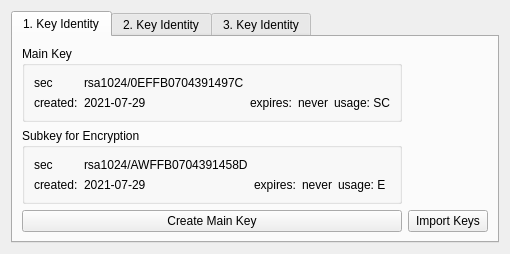
      <widget class="QWidget" name="tab_2">
       <attribute name="title">
        <string>SmartCard Keys</string>
       </attribute>
       <layout class="QVBoxLayout" name="verticalLayout_14">
        <item>
         <layout class="QHBoxLayout" name="horizontalLayout_5">
          <item>
           <widget class="QTabWidget" name="tabWidget_3">
            <property name="currentIndex">
             <number>0</number>
            </property>
            <widget class="QWidget" name="tab_10">
             <attribute name="title">
              <string>1. Key Identity</string>
             </attribute>
             <layout class="QGridLayout" name="gridLayout_12">
              <item row="3" column="1">
               <widget class="QPushButton" name="pushButton_15">
                <property name="text">
                 <string>Import Keys</string>
                </property>
               </widget>
              </item>
              <item row="1" column="0">
               <widget class="QGroupBox" name="groupBox_mainkey">
                <property name="minimumSize">
                 <size>
                  <width>0</width>
                  <height>0</height>
                 </size>
                </property>
                <property name="maximumSize">
                 <size>
                  <width>16777215</width>
                  <height>200</height>
                 </size>
                </property>
                <property name="title">
                 <string>Main Key</string>
                </property>
                <layout class="QGridLayout" name="gridLayout_11">
                 <item row="0" column="0">
                  <widget class="QLabel" name="label">
                   <property name="text">
                    <string>sec</string>
                   </property>
                  </widget>
                 </item>
                 <item row="0" column="1">
                  <widget class="QLabel" name="label_2">
                   <property name="text">
                    <string>rsa1024/0EFFB0704391497C</string>
                   </property>
                  </widget>
                 </item>
                 <item row="1" column="0">
                  <widget class="QLabel" name="label_15">
                   <property name="text">
                    <string>created:</string>
                   </property>
                  </widget>
                 </item>
                 <item row="1" column="1">
                  <widget class="QLabel" name="label_27">
                   <property name="text">
                    <string>2021-07-29</string>
                   </property>
                  </widget>
                 </item>
                 <item row="1" column="2">
                  <widget class="QLabel" name="label_28">
                   <property name="text">
                    <string>expires:</string>
                   </property>
                  </widget>
                 </item>
                 <item row="1" column="3">
                  <widget class="QLabel" name="label_32">
                   <property name="text">
                    <string>never</string>
                   </property>
                  </widget>
                 </item>
                 <item row="1" column="4">
                  <widget class="QLabel" name="label_33">
                   <property name="text">
                    <string>usage: SC</string>
                   </property>
                  </widget>
                 </item>
                </layout>
               </widget>
              </item>
              <item row="3" column="0">
               <widget class="QPushButton" name="pushButton_add_keys">
                <property name="text">
                 <string>Create Main Key</string>
                </property>
               </widget>
              </item>
              <item row="2" column="0">
               <widget class="QGroupBox" name="groupBox_subkey">
                <property name="maximumSize">
                 <size>
                  <width>16777215</width>
                  <height>200</height>
                 </size>
                </property>
                <property name="title">
                 <string>Subkey for Encryption</string>
                </property>
                <layout class="QGridLayout" name="gridLayout_10">
                 <item row="1" column="0">
                  <widget class="QLabel" name="label_41">
                   <property name="text">
                    <string>created:</string>
                   </property>
                  </widget>
                 </item>
                 <item row="0" column="0">
                  <widget class="QLabel" name="label_36">
                   <property name="text">
                    <string>sec</string>
                   </property>
                  </widget>
                 </item>
                 <item row="1" column="5">
                  <widget class="QLabel" name="label_58">
                   <property name="text">
                    <string>never</string>
                   </property>
                  </widget>
                 </item>
                 <item row="1" column="4">
                  <widget class="QLabel" name="label_59">
                   <property name="text">
                    <string>expires:</string>
                   </property>
                  </widget>
                 </item>
                 <item row="0" column="1" colspan="3">
                  <widget class="QLabel" name="label_37">
                   <property name="text">
                    <string>rsa1024/AWFFB0704391458D</string>
                   </property>
                  </widget>
                 </item>
                 <item row="1" column="1" colspan="2">
                  <widget class="QLabel" name="label_42">
                   <property name="text">
                    <string>2021-07-29</string>
                   </property>
                  </widget>
                 </item>
                 <item row="1" column="6" colspan="2">
                  <widget class="QLabel" name="label_60">
                   <property name="text">
                    <string>usage: E</string>
                   </property>
                  </widget>
                 </item>
                </layout>
               </widget>
              </item>
             </layout>
            </widget>
            <widget class="QWidget" name="tab_11">
             <attribute name="title">
              <string>2. Key Identity</string>
             </attribute>
             <layout class="QGridLayout" name="gridLayout_9"/>
            </widget>
            <widget class="QWidget" name="tab">
             <attribute name="title">
              <string>3. Key Identity</string>
             </attribute>
            </widget>
           </widget>
          </item>
         </layout>
        </item>
       </layout>
      </widget>
